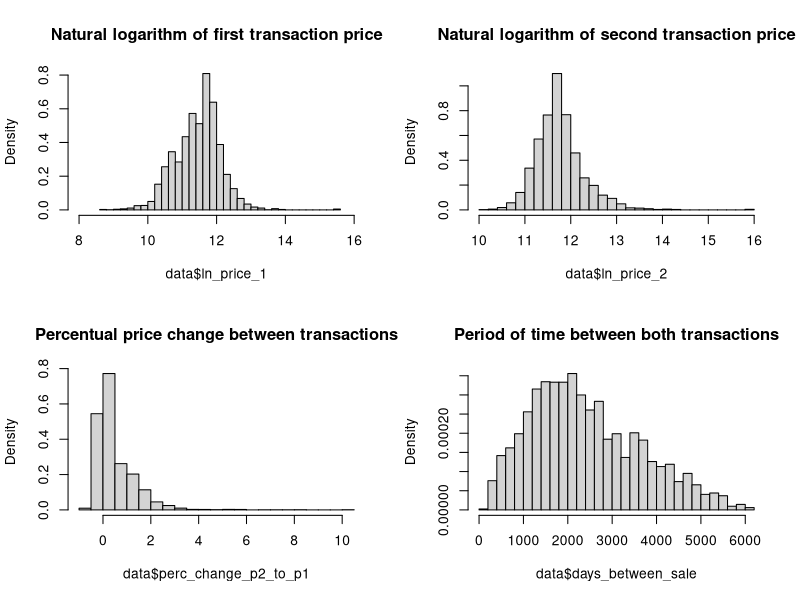
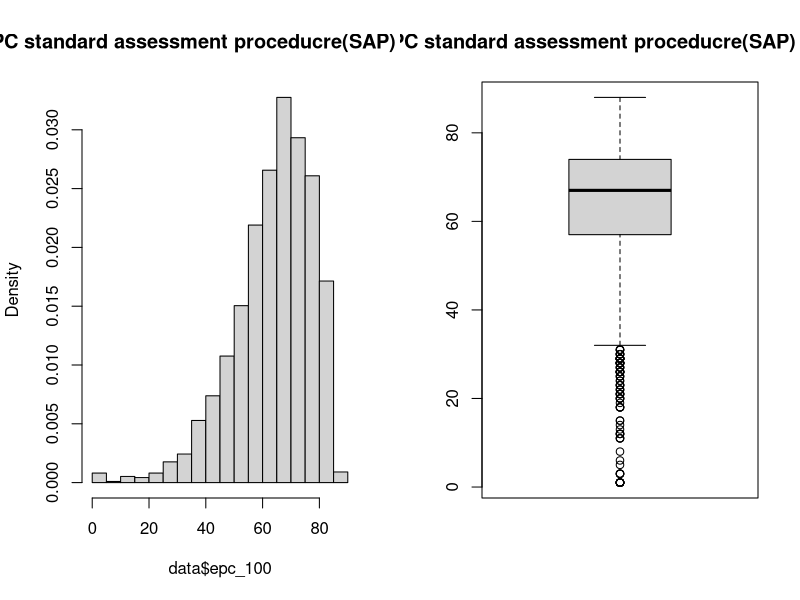
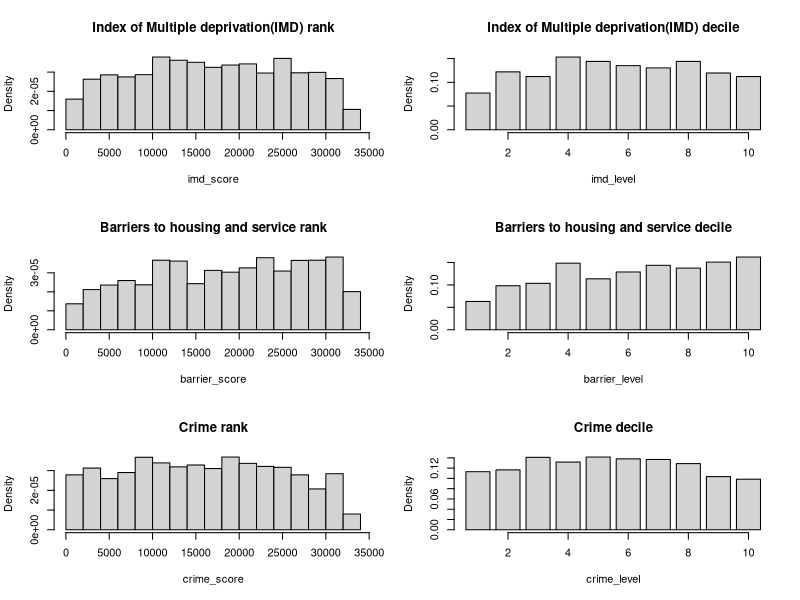
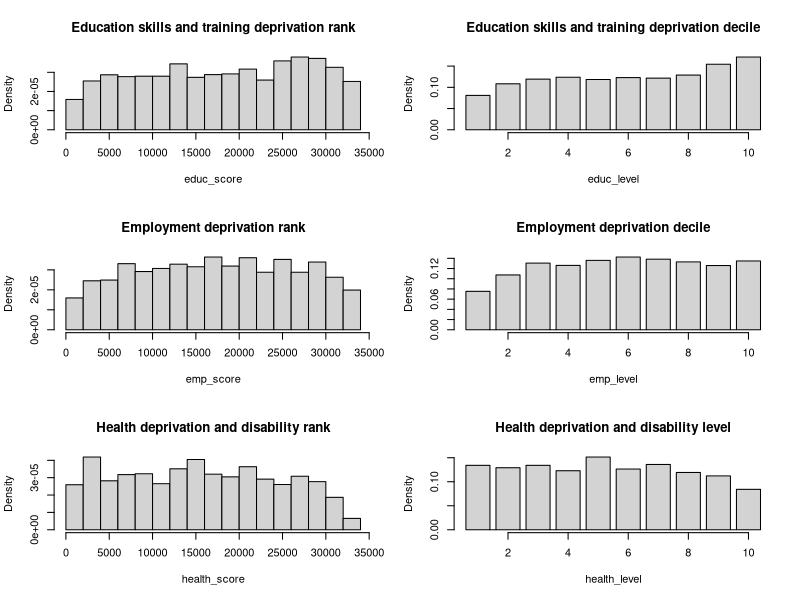
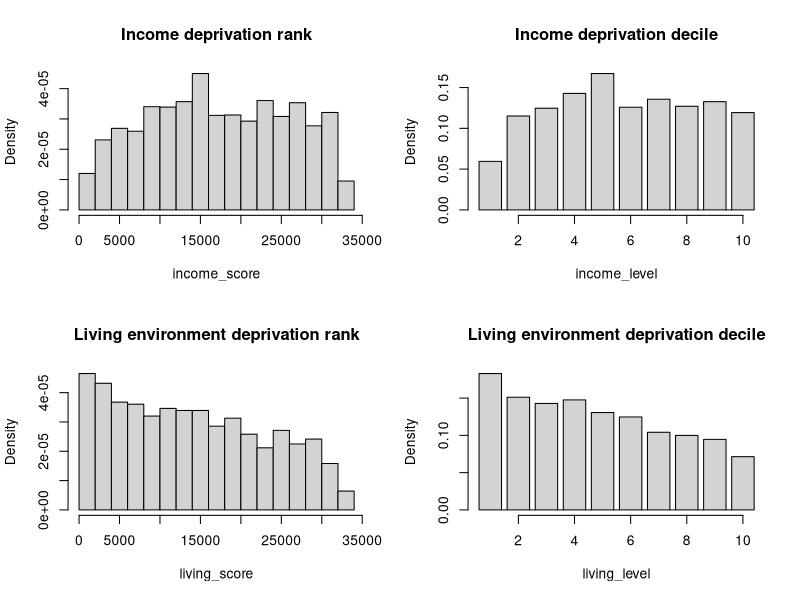

Generate these figures, in order, with R:
#Reproduction of page 7,8 in data paper
data <- read.csv("data.csv")
library(timeDate)
describe <- function(variable) {
    z <- data.frame(
        Mean = mean(variable),
        Median = median(variable),
        Std = sd(variable),
        Skewness = skewness(variable),
        Kurtosis = kurtosis(variable),
        Smallest = min(variable),
        Largest = max(variable),
        Obs = length(variable)
    )
    return(z)
}

result <- rbind(
    describe(data$price_1),
    describe(data$price_2),
    describe(data$ln_price_1),
    describe(data$ln_price_2),
    describe(data$perc_change_p2_to_p1),
    describe(data$days_between_sale)
)

print(result)

#We can add Normality check for the data set. qq plots.

windows()
par(mfrow = c(2, 2))
hist(data$ln_price_1, freq = F, breaks = 30, xlim = range(c(8, 16)),main="Natural logarithm of first transaction price")
hist(data$ln_price_2, freq = F, breaks = 30, xlim = range(c(10, 16)),main="Natural logarithm of second transaction price")
hist(data$perc_change_p2_to_p1, freq = F, breaks = 30,main="Percentual price change between transactions")
hist(data$days_between_sale, freq = F, breaks = 35,main="Period of time between both transactions")

epc <- function(x) {
    f <- as.numeric(table(x)[2])
    if (is.na(f)) {
        f <- 0
    }
    z <- data.frame(
        Frequency = f,
        Fraction = f / 4201
    )
    return(z)
}

epc_band <- rbind(
    epc(data$epc_rating_a),
    epc(data$epc_rating_b),
    epc(data$epc_rating_c),
    epc(data$epc_rating_d),
    epc(data$epc_rating_e),
    epc(data$epc_rating_f),
    epc(data$epc_rating_g)
)

print(epc_band)

windows()
par(mfrow = c(1, 2))
hist(data$epc_100, freq = F,main="EPC standard assessment proceducre(SAP) points")
boxplot(data$epc_100,main="EPC standard assessment proceducre(SAP) points")

windows()
par(mfrow = c(3, 2))

hist(data$imd_score, freq = F,xlab="imd_score", main="Index of Multiple deprivation(IMD) rank")
hist(data$imd_level, freq = F,breaks=rep(1:10,each=2)+c(-.4,.4), xlab="imd_level", main="Index of Multiple deprivation(IMD) decile")

hist(data$barrier_score, freq = F, xlab="barrier_score", main="Barriers to housing and service rank")
hist(data$barrier_level, freq = F,breaks=rep(1:10,each=2)+c(-.4,.4), xlab="barrier_level", main="Barriers to housing and service decile")

hist(data$crime_score, freq = F,xlab="crime_score", main="Crime rank")
hist(data$crime_level, freq = F,breaks=rep(1:10,each=2)+c(-.4,.4),xlab="crime_level", main="Crime decile")

windows()
par(mfrow = c(3, 2))

hist(data$educ_score, freq = F,xlab="educ_score", main="Education skills and training deprivation rank")
hist(data$educ_level, freq = F,xlab="educ_level",breaks=rep(1:10,each=2)+c(-.4,.4), main="Education skills and training deprivation decile")

hist(data$emp_score, freq = F,xlab="emp_score", main="Employment deprivation rank")
hist(data$emp_level, freq = F,xlab="emp_level",breaks=rep(1:10,each=2)+c(-.4,.4), main="Employment deprivation decile")

hist(data$health_score, freq = F,xlab="health_score",main="Health deprivation and disability rank")
hist(data$health_level, freq = F,xlab="health_level",breaks=rep(1:10,each=2)+c(-.4,.4),main="Health deprivation and disability level")

windows()
par(mfrow = c(2, 2))
hist(data$income_score, freq = F,xlab="income_score",main="Income deprivation rank")
hist(data$income_level, freq = F,xlab="income_level",breaks=rep(1:10,each=2)+c(-.4,.4),main="Income deprivation decile")

hist(data$living_score, freq = F,xlab="living_score",main="Living environment deprivation rank")
hist(data$living_level, freq = F,xlab="living_level",breaks=rep(1:10,each=2)+c(-.4,.4),main="Living environment deprivation decile")

geo <- function(x) {
    f <- as.numeric(table(x)[2])
    if (is.na(f)) {
        f <- 0
    }
    z <- data.frame(
        Transaction_Frequency = f,
        Transaction_Fraction = f / 4201
    )
    return(z)
}
geo_band <- rbind(
    geo(data$reg_north_west),
    geo(data$reg_yorkshire_and_the_humber),
    geo(data$reg_east_midlands),
    geo(data$reg_west_midlands),
    geo(data$reg_east_of_england),
    geo(data$reg_london),
    geo(data$reg_south_east),
    geo(data$reg_south_west),
    geo(data$reg_north_east)
)

print(geo_band)
# what is population fraction column in table 4 pg 10??